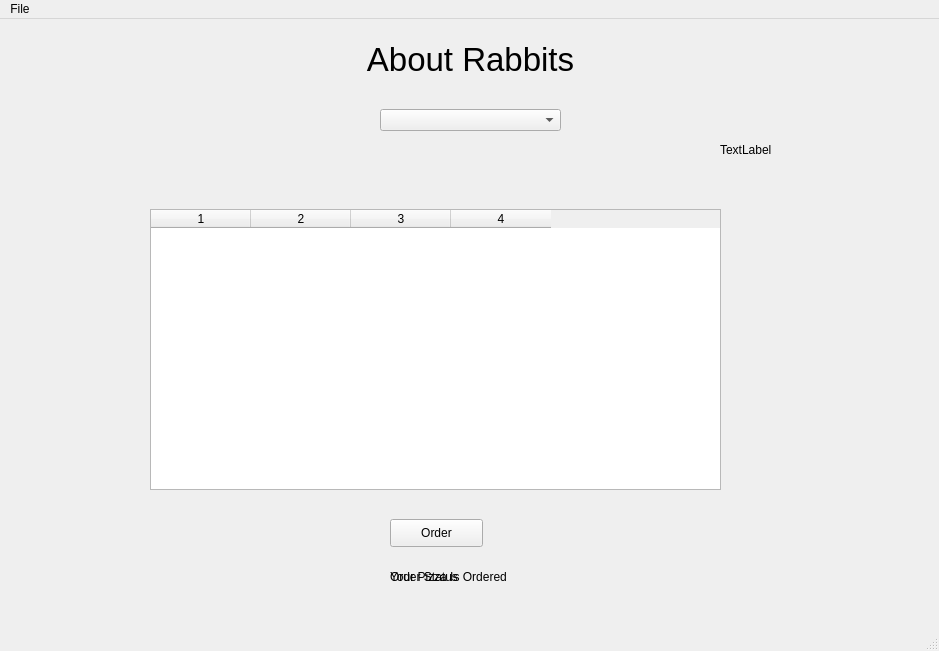
<?xml version="1.0" encoding="UTF-8"?>
<ui version="4.0">
 <class>MainWindow</class>
 <widget class="QMainWindow" name="MainWindow">
  <property name="geometry">
   <rect>
    <x>0</x>
    <y>0</y>
    <width>939</width>
    <height>651</height>
   </rect>
  </property>
  <property name="windowTitle">
   <string>Rabbit Ranch Main Window</string>
  </property>
  <widget class="QWidget" name="centralwidget">
   <widget class="QLabel" name="label">
    <property name="geometry">
     <rect>
      <x>10</x>
      <y>10</y>
      <width>921</width>
      <height>61</height>
     </rect>
    </property>
    <property name="font">
     <font>
      <pointsize>25</pointsize>
     </font>
    </property>
    <property name="text">
     <string>About Rabbits</string>
    </property>
    <property name="alignment">
     <set>Qt::AlignCenter</set>
    </property>
   </widget>
   <widget class="QComboBox" name="cbPizzaTypes">
    <property name="geometry">
     <rect>
      <x>380</x>
      <y>90</y>
      <width>181</width>
      <height>22</height>
     </rect>
    </property>
   </widget>
   <widget class="QTableWidget" name="twPizzaToppings">
    <property name="geometry">
     <rect>
      <x>150</x>
      <y>190</y>
      <width>571</width>
      <height>281</height>
     </rect>
    </property>
    <property name="columnCount">
     <number>4</number>
    </property>
    <column/>
    <column/>
    <column/>
    <column/>
   </widget>
   <widget class="QPushButton" name="btnOrder">
    <property name="geometry">
     <rect>
      <x>390</x>
      <y>500</y>
      <width>93</width>
      <height>28</height>
     </rect>
    </property>
    <property name="text">
     <string>Order</string>
    </property>
   </widget>
   <widget class="QLabel" name="lbOrderStatus">
    <property name="geometry">
     <rect>
      <x>390</x>
      <y>550</y>
      <width>181</width>
      <height>16</height>
     </rect>
    </property>
    <property name="text">
     <string>Order Status</string>
    </property>
   </widget>
   <widget class="QLabel" name="lbOrdered">
    <property name="geometry">
     <rect>
      <x>390</x>
      <y>550</y>
      <width>181</width>
      <height>16</height>
     </rect>
    </property>
    <property name="text">
     <string>Your Pizza Is Ordered</string>
    </property>
   </widget>
   <widget class="QLabel" name="labelImg">
    <property name="geometry">
     <rect>
      <x>720</x>
      <y>50</y>
      <width>151</width>
      <height>161</height>
     </rect>
    </property>
    <property name="text">
     <string>TextLabel</string>
    </property>
   </widget>
  </widget>
  <widget class="QMenuBar" name="menubar">
   <property name="geometry">
    <rect>
     <x>0</x>
     <y>0</y>
     <width>939</width>
     <height>21</height>
    </rect>
   </property>
   <widget class="QMenu" name="menuFile">
    <property name="title">
     <string>File</string>
    </property>
    <addaction name="actionTest"/>
   </widget>
   <addaction name="menuFile"/>
  </widget>
  <widget class="QStatusBar" name="statusbar"/>
  <action name="actionTest">
   <property name="icon">
    <iconset>
     <normaloff>images/add-512.png</normaloff>images/add-512.png</iconset>
   </property>
   <property name="text">
    <string>Test</string>
   </property>
  </action>
 </widget>
 <resources/>
 <connections/>
</ui>
